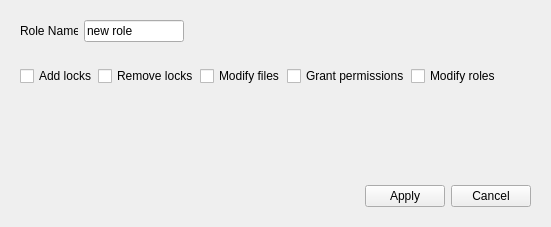
<?xml version="1.0" encoding="UTF-8"?>
<ui version="4.0">
 <class>Form</class>
 <widget class="QWidget" name="Form">
  <property name="geometry">
   <rect>
    <x>0</x>
    <y>0</y>
    <width>551</width>
    <height>227</height>
   </rect>
  </property>
  <property name="minimumSize">
   <size>
    <width>472</width>
    <height>105</height>
   </size>
  </property>
  <property name="windowTitle">
   <string>Form</string>
  </property>
  <layout class="QVBoxLayout" name="verticalLayout">
   <item>
    <widget class="QWidget" name="horizontalWidget" native="true">
     <property name="minimumSize">
      <size>
       <width>454</width>
       <height>38</height>
      </size>
     </property>
     <layout class="QHBoxLayout" name="horizontalLayout">
      <item>
       <widget class="QLabel" name="label">
        <property name="minimumSize">
         <size>
          <width>58</width>
          <height>20</height>
         </size>
        </property>
        <property name="text">
         <string>Role Name: </string>
        </property>
       </widget>
      </item>
      <item>
       <widget class="QLineEdit" name="roleNameEdit">
        <property name="minimumSize">
         <size>
          <width>100</width>
          <height>20</height>
         </size>
        </property>
        <property name="text">
         <string>new role</string>
        </property>
       </widget>
      </item>
      <item>
       <spacer name="horizontalSpacer">
        <property name="orientation">
         <enum>Qt::Horizontal</enum>
        </property>
        <property name="sizeHint" stdset="0">
         <size>
          <width>827</width>
          <height>20</height>
         </size>
        </property>
       </spacer>
      </item>
     </layout>
    </widget>
   </item>
   <item>
    <widget class="QWidget" name="horizontalWidget" native="true">
     <property name="minimumSize">
      <size>
       <width>454</width>
       <height>38</height>
      </size>
     </property>
     <layout class="QHBoxLayout" name="horizontalLayout_2">
      <item>
       <widget class="QCheckBox" name="addLocksBox">
        <property name="minimumSize">
         <size>
          <width>68</width>
          <height>17</height>
         </size>
        </property>
        <property name="text">
         <string>Add locks</string>
        </property>
       </widget>
      </item>
      <item>
       <widget class="QCheckBox" name="removeLocksBox">
        <property name="minimumSize">
         <size>
          <width>88</width>
          <height>17</height>
         </size>
        </property>
        <property name="text">
         <string>Remove locks</string>
        </property>
       </widget>
      </item>
      <item>
       <widget class="QCheckBox" name="modifyFilesBox">
        <property name="minimumSize">
         <size>
          <width>77</width>
          <height>17</height>
         </size>
        </property>
        <property name="text">
         <string>Modify files</string>
        </property>
       </widget>
      </item>
      <item>
       <widget class="QCheckBox" name="grantPermissionsBox">
        <property name="minimumSize">
         <size>
          <width>108</width>
          <height>17</height>
         </size>
        </property>
        <property name="text">
         <string>Grant permissions</string>
        </property>
       </widget>
      </item>
      <item>
       <widget class="QCheckBox" name="modifyRolesBox">
        <property name="minimumSize">
         <size>
          <width>81</width>
          <height>17</height>
         </size>
        </property>
        <property name="text">
         <string>Modify roles</string>
        </property>
       </widget>
      </item>
      <item>
       <spacer name="horizontalSpacer_2">
        <property name="orientation">
         <enum>Qt::Horizontal</enum>
        </property>
        <property name="sizeHint" stdset="0">
         <size>
          <width>40</width>
          <height>20</height>
         </size>
        </property>
       </spacer>
      </item>
     </layout>
    </widget>
   </item>
   <item>
    <spacer name="verticalSpacer">
     <property name="orientation">
      <enum>Qt::Vertical</enum>
     </property>
     <property name="sizeHint" stdset="0">
      <size>
       <width>20</width>
       <height>40</height>
      </size>
     </property>
    </spacer>
   </item>
   <item>
    <widget class="QWidget" name="horizontalWidget_2" native="true">
     <property name="minimumSize">
      <size>
       <width>448</width>
       <height>25</height>
      </size>
     </property>
     <layout class="QHBoxLayout" name="horizontalLayout_3">
      <item>
       <spacer name="horizontalSpacer_3">
        <property name="orientation">
         <enum>Qt::Horizontal</enum>
        </property>
        <property name="sizeHint" stdset="0">
         <size>
          <width>40</width>
          <height>20</height>
         </size>
        </property>
       </spacer>
      </item>
      <item>
       <widget class="QPushButton" name="applyButton">
        <property name="text">
         <string>Apply</string>
        </property>
       </widget>
      </item>
      <item>
       <widget class="QPushButton" name="cancelButton">
        <property name="text">
         <string>Cancel</string>
        </property>
       </widget>
      </item>
     </layout>
    </widget>
   </item>
  </layout>
 </widget>
 <resources/>
 <connections/>
</ui>
